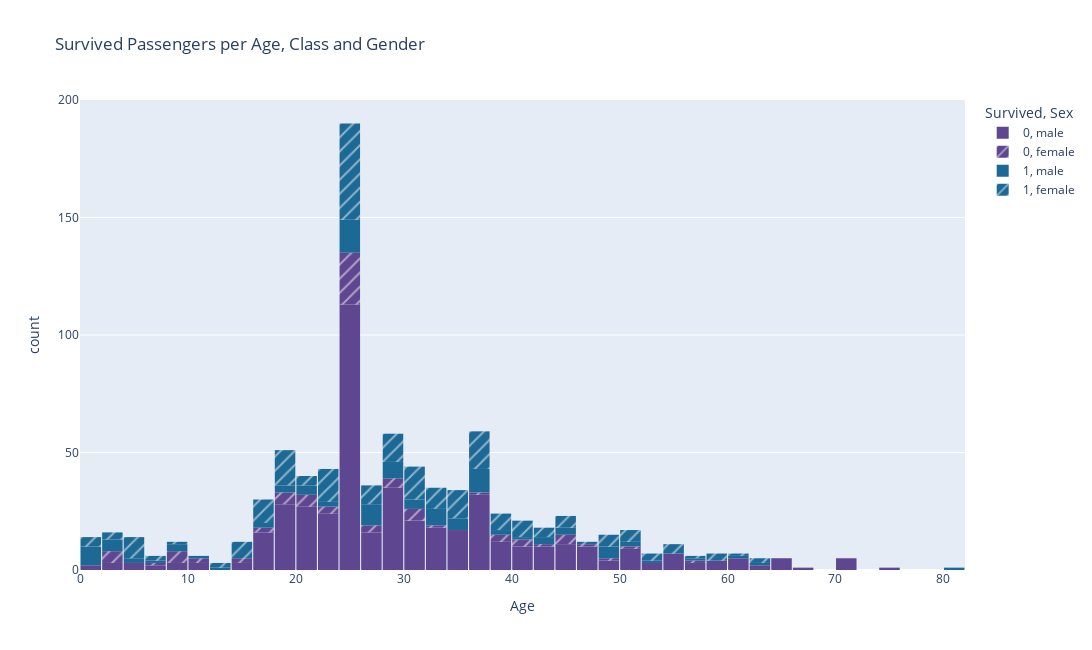

Notebook code cell kept with this figure:
### Markdown cell above
Among the survived passengers, 231 were female and 109 were male.<br>
Among the passengers who could not survive, 468 were male and 81 were female.

### Code cell
# Plotting the number of survived passengers of each class, age and gender
fig = px.histogram(data_frame= titanic, x="Age", color='Survived', nbins = 50, pattern_shape= 'Sex', title= 'Survived Passengers per Age, Class and Gender', 
                    color_discrete_sequence=px.colors.qualitative.Prism)
fig.update_layout(bargap=0.05, autosize = True, height = 650, width = 1400)
fig.show()

### Figure 1 — Plotly figure (JSON) as saved in the notebook; plotly's stock layout.template omitted (floating-point values rounded to 4 significant figures; data arrays with more than 128 entries replaced by an {"elided": "..."} marker saying what was removed)
{"data": [{"alignmentgroup": "True", "bingroup": "x", "hovertemplate": "Survived=0<br>Sex=male<br>Age=%{x}<br>count=%{y}<extra></extra>", "legendgroup": "0, male", "marker": {"color": "rgb(95, 70, 144)", "pattern": {"shape": ""}}, "name": "0, male", "nbinsx": 50, "offsetgroup": "0, male", "orientation": "v", "showlegend": true, "type": "histogram", "x": {"elided": "468 float values"}, "xaxis": "x", "yaxis": "y"}, {"alignmentgroup": "True", "bingroup": "x", "hovertemplate": "Survived=0<br>Sex=female<br>Age=%{x}<br>count=%{y}<extra></extra>", "legendgroup": "0, female", "marker": {"color": "rgb(95, 70, 144)", "pattern": {"shape": "/"}}, "name": "0, female", "nbinsx": 50, "offsetgroup": "0, female", "orientation": "v", "showlegend": true, "type": "histogram", "x": [14, 31, 8, 18, 40, 27, 18, 16, 28, 14.5, 20, 17, 2, 47, 24, 9, 45, 50, 24, 24, 2, 24, 24, 24, 25, 29, 41, 24, 45, 24, 2, 26, 38, 45, 3, 31, 21, 20, 24, 24, 10, 28, 21, 22, 24, 25, 21, 24, 37, 30, 9, 11, 24, 29, 24, 24, 39, 26, 9, 41, 2, 18, 32, 43, 24, 18, 25, 48, 30.5, 57, 24, 30, 18, 6, 23, 9, 44, 24, 22, 39, 24], "xaxis": "x", "yaxis": "y"}, {"alignmentgroup": "True", "bingroup": "x", "hovertemplate": "Survived=1<br>Sex=male<br>Age=%{x}<br>count=%{y}<extra></extra>", "legendgroup": "1, male", "marker": {"color": "rgb(29, 105, 150)", "pattern": {"shape": ""}}, "name": "1, male", "nbinsx": 50, "offsetgroup": "1, male", "orientation": "v", "showlegend": true, "type": "histogram", "x": [29, 34, 28, 24, 37, 24, 32, 0.83, 29, 23, 24, 12, 24, 27, 9, 1, 45, 3, 18, 26, 40, 16, 38, 19, 37, 3, 25, 25, 19, 30, 42, 37, 24, 0.92, 45, 2, 3, 25, 36, 21, 39, 3, 44, 32, 28, 24, 4, 34, 52, 49, 29, 48, 25, 9, 37, 26, 29, 36, 32, 29, 8, 17, 22, 32, 62, 36, 32, 60, 49, 35, 27, 42, 20, 80, 32, 24, 48, 56, 50, 20, 31, 36, 27, 31, 24, 35, 42, 24, 48, 27, 35, 37, 31, 6, 0.67, 20, 1, 11, 0.42, 27, 27, 1, 24, 0.83, 32, 37, 51, 4, 26], "xaxis": "x", "yaxis": "y"}, {"alignmentgroup": "True", "bingroup": "x", "hovertemplate": "Survived=1<br>Sex=female<br>Age=%{x}<br>count=%{y}<extra></extra>", "legendgroup": "1, female", "marker": {"color": "rgb(29, 105, 150)", "pattern": {"shape": "/"}}, "name": "1, female", "nbinsx": 50, "offsetgroup": "1, female", "orientation": "v", "showlegend": true, "type": "histogram", "x": {"elided": "231 float values"}, "xaxis": "x", "yaxis": "y"}], "layout": {"autosize": true, "bargap": 0.05, "barmode": "relative", "height": 650, "legend": {"title": {"text": "Survived, Sex"}, "tracegroupgap": 0}, "title": {"text": "Survived Passengers per Age, Class and Gender"}, "width": 1400, "xaxis": {"anchor": "y", "domain": [0, 1], "title": {"text": "Age"}}, "yaxis": {"anchor": "x", "domain": [0, 1], "title": {"text": "count"}}}}
